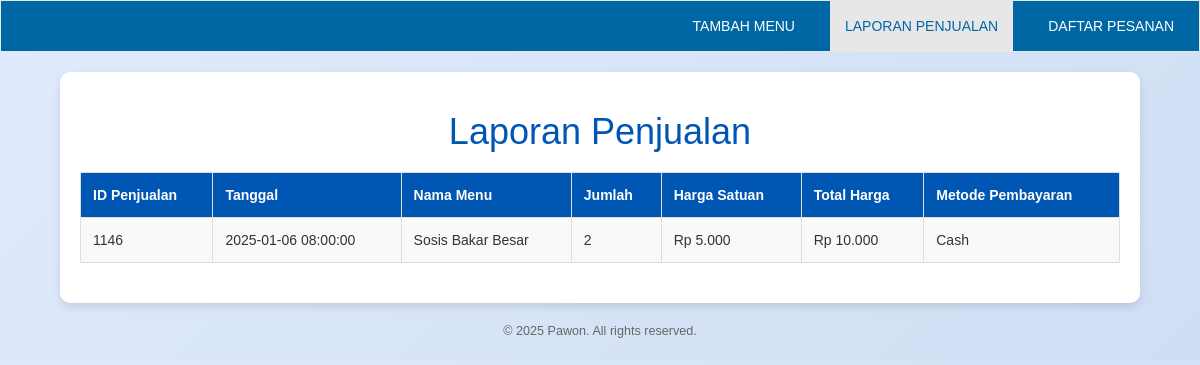
Page /laporan_penjualan.php on the committed database.
### tables this page shows
CREATE TABLE `laporan_penjualan` (
  `id_penjualan` int(11) NOT NULL,
  `tanggal` timestamp NOT NULL DEFAULT current_timestamp(),
  `Nama_menu` varchar(100) NOT NULL,
  `Jumlah` int(100) NOT NULL,
  `Harga_satuan` int(100) NOT NULL,
  `Total_harga` int(100) NOT NULL,
  `Metode_pembayaran` varchar(100) NOT NULL
);

### laporan_penjualan.php (the view, shortened to what this page needs)
<!DOCTYPE html>
<html lang="id">
<head>
    <link rel="stylesheet" href="assets/css/bootstrap.min.css">
</head>
<body>
<nav class="navbar navbar-default">
    <ul class="nav navbar-nav" style="background-color: rgb(0,103,165); margin: 0 auto; display: flex; justify-content: right;">
        <li><a href="tambah_menu.php" style="color: white;">TAMBAH MENU</a></li>
        <li class="active"><a href="laporan_penjualan.php" style="color: white;">LAPORAN PENJUALAN</a></li>
        <li><a href="daftar_pesanan.php" style="color: white;">DAFTAR PESANAN</a></li>
    </ul>
</nav>
<div class="container">
    <h1>Laporan Penjualan</h1>
    <?php
    $host = "localhost";
    $username = "root";
    $password = "";
    $dbname = "pawon";
    $conn = new mysqli($host, $username, $password, $dbname);
    $sql = "SELECT id_penjualan, tanggal, Nama_menu, Jumlah, Harga_satuan, Total_harga, Metode_pembayaran FROM laporan_penjualan";
    $result = $conn->query($sql);
    if ($result->num_rows > 0) {
        echo "<table>";
        echo "<tr>
                <th>ID Penjualan</th>
                <th>Tanggal</th>
                <th>Nama Menu</th>
                <th>Jumlah</th>
                <th>Harga Satuan</th>
                <th>Total Harga</th>
                <th>Metode Pembayaran</th>
              </tr>";
        while ($row = $result->fetch_assoc()) {
            $id_penjualan = htmlspecialchars($row["id_penjualan"]);
            $tanggal = htmlspecialchars($row["tanggal"]);
            $nama_menu = htmlspecialchars($row["Nama_menu"]);
            $jumlah = htmlspecialchars($row["Jumlah"]);
            $harga_satuan = "Rp " . number_format($row["Harga_satuan"], 0, ',', '.');
            $total_harga = "Rp " . number_format($row["Total_harga"], 0, ',', '.');
            $metode_pembayaran = htmlspecialchars($row["Metode_pembayaran"]);
            echo "<tr>
                    <td>$id_penjualan</td>
                    <td>$tanggal</td>
                    <td>$nama_menu</td>
                    <td>$jumlah</td>
                    <td>$harga_satuan</td>
                    <td>$total_harga</td>
                    <td>$metode_pembayaran</td>
                  </tr>";
        }
        echo "</table>";
    } else {
        echo "<p style='color: gray;'>Tidak ada data laporan penjualan.</p>";
    }
    ?>
</div>
<footer>
    &copy; 2025 Pawon. All rights reserved.
</footer>
</body>
</html>

### laporan_penjualan.php (style rules this page uses)
body { font-family: Arial, sans-serif; margin: 0; padding: 0; background: linear-gradient(135deg, #e0eafc, #cfdef3); color: #333; }
.container { width: 90%; max-width: 1200px; margin: 20px auto; background: #fff; border-radius: 10px; box-shadow: 0 4px 8px rgba(0, 0, 0, 0.1); overflow: hidden; padding: 20px; }
h1 { text-align: center; margin-bottom: 20px; color: #0056b3; }
table { width: 100%; border-collapse: collapse; margin: 20px 0; }
th, td { padding: 12px; text-align: left; border: 1px solid #ddd; }
th { background-color: #0056b3; color: #fff; }
tr:nth-child(even) { background-color: #f9f9f9; }
footer { text-align: center; margin: 20px 0; font-size: 0.9em; color: #666; }
.navbar-nav { display: flex; justify-content: right; width: 100%; }
.navbar-nav > li { margin: 0 10px; }
.navbar-nav > li > a { color: white !important; text-decoration: none; }
.navbar-nav > li > a:focus, .navbar-nav > li.active > a { color: rgb(0,103,165) !important; background-color: white; }

### rows in the picture
laporan_penjualan: id_penjualan "1146", tanggal "2025-01-06 08:00:00", Nama_menu "Sosis Bakar Besar", Jumlah "2", Harga_satuan "Rp 5.000", Total_harga "Rp 10.000", Metode_pembayaran "Cash"
